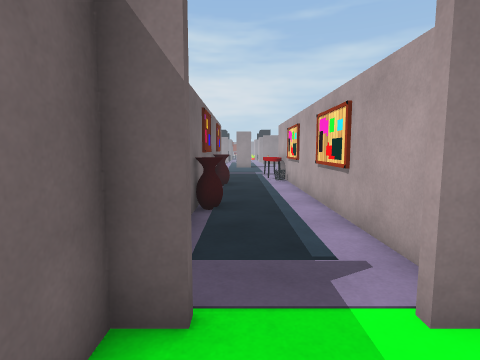
view 1 (above)

16 first-person views from a walk through a Unity game level. The camera is 1.3 m above the floor, tilts 6° down and sees 80° across. Doors are open. The floor is counted in squares, 0.72 m on a side. Each view is taken from the middle of a square. On the plan, view 1 faces up. The plan holds only what a view shows up to about 16 squares ahead; the rest is blank. The place goes on beyond the plan. The player is left out. Some animated figures are left out. Surface patterns are stand-ins for the level's own textures.

view 2
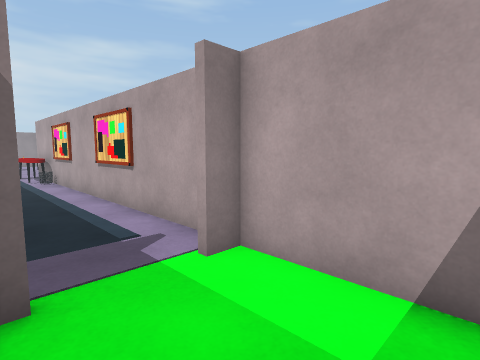

view 3
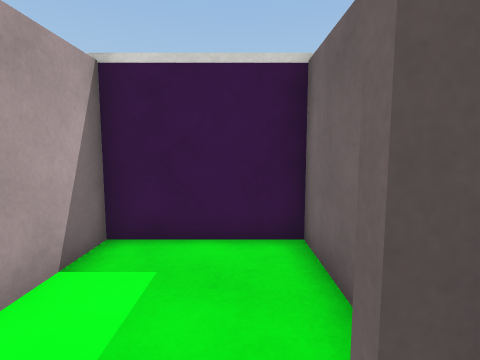

view 4
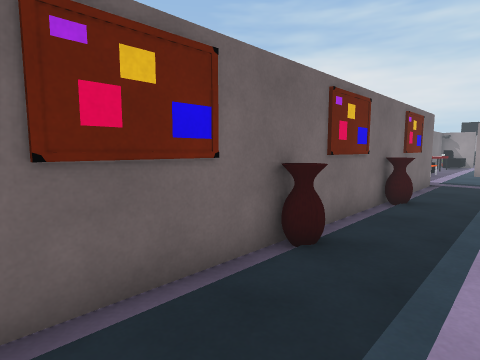

view 5
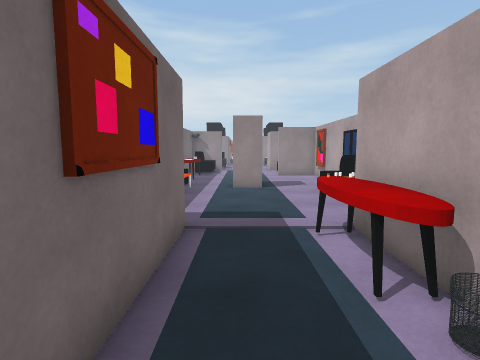

view 6
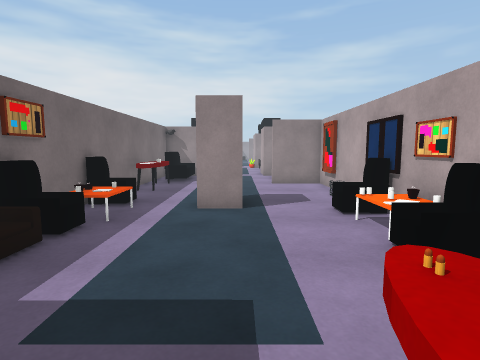

view 7
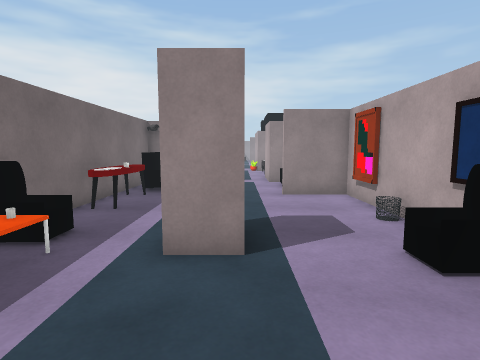

view 8
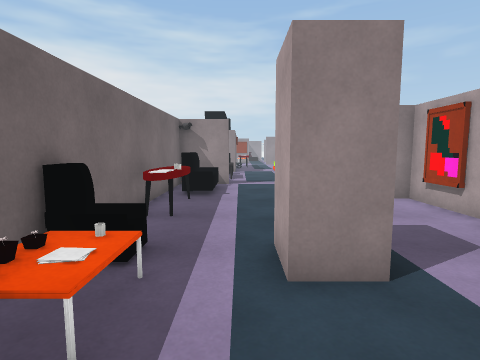

view 9
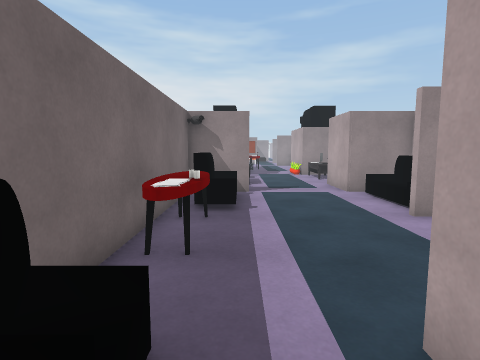

view 10
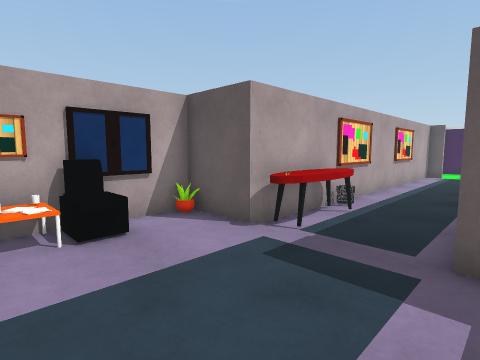

view 11
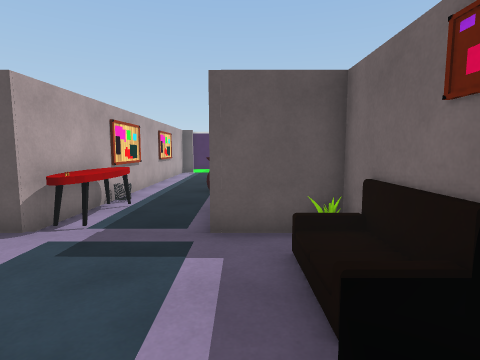

view 12
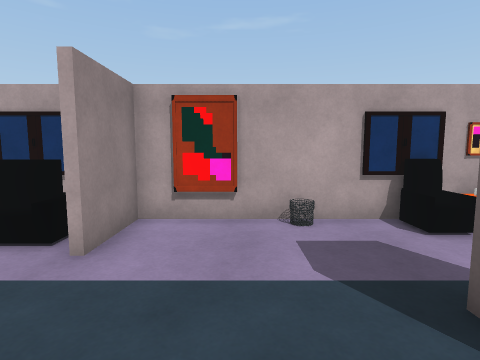

view 13
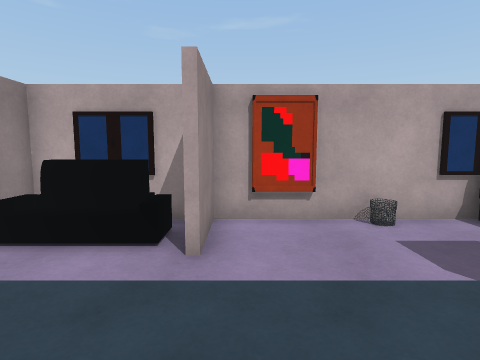

view 14
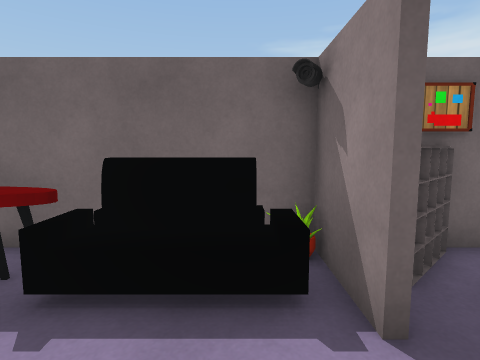

view 15
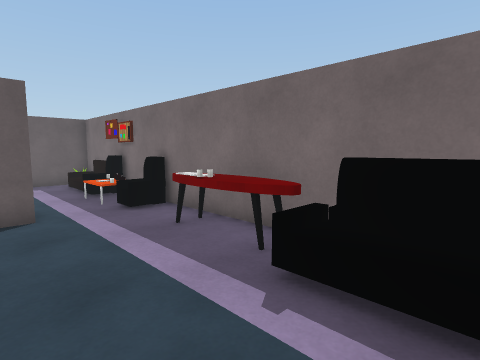

view 16
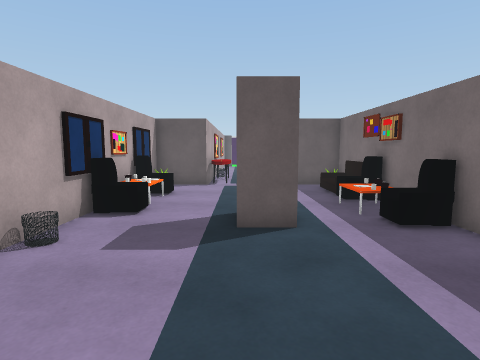

### Floor plan
Key: @ floor where view 1 was taken; # wall or solid block; . floor; v drop or lower ground; T table; A vase; R armchair; S sofa; B bookshelf; O other object.
Columns run from 4 left of view 1 to 6 right of it. Each row starts with its distance up from view 1.
 41 TB.....#
 40 #B#....
 39 #O#....####
 38 #R......R##
 37 #R......R##
 36 vO......Rv#
 35 #T.....####
 34 #T........#
 33 #T.......O#
 32 #T.......##
 31 #.........#
 30 #.........#
 29 RO..##....#
 28 #O..##..R##
 27 #O.......R#
 26 T........O#
 25 RO.......O#
 24 TO......OR#
 23 SO........#
 22 #.........#
 21 #O#...T##O#
 20   #...T#
 19   #...T#
 18   #...T#
 17   #T..T#
 16   #....#
 15    A...#
 14    A...#
 13   ##...#
 12   #....#
 11   #T...#
 10   #....#
  9    A...#
  8    A...#
  7   ##...#
  6   #....#
  5    T...#
  4    ....#
  3   ##..##
  2   #....#
  1   #....#
  0   #.@..#
 -1   #....#
 -2   ######

Positions as (right, up) in squares from view 1, and headings:
1: (0, 0), facing up
2: (-1, -1), facing up-right
3: (0, 4), facing down
4: (2, 4), facing up-left
5: (0, 14), facing up
6: (1, 19), facing up
7: (1, 23), facing up
8: (-1, 24), facing up
9: (-2, 27), facing up
10: (-2, 26), facing down-right
11: (-2, 27), facing down
12: (-2, 32), facing right
13: (-2, 34), facing right
14: (1, 38), facing left
15: (1, 38), facing down-left
16: (1, 36), facing down
